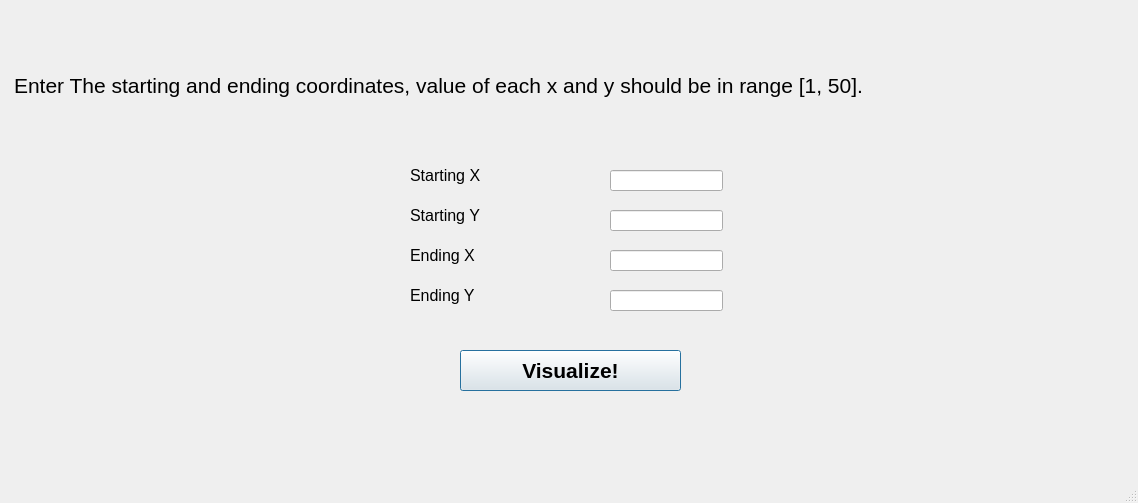
<?xml version="1.0" encoding="UTF-8"?>
<ui version="4.0">
 <class>MainWindow</class>
 <widget class="QMainWindow" name="MainWindow">
  <property name="geometry">
   <rect>
    <x>0</x>
    <y>0</y>
    <width>1138</width>
    <height>503</height>
   </rect>
  </property>
  <property name="windowTitle">
   <string>MainWindow</string>
  </property>
  <widget class="QWidget" name="centralwidget">
   <widget class="QPushButton" name="Proceed">
    <property name="geometry">
     <rect>
      <x>460</x>
      <y>350</y>
      <width>221</width>
      <height>41</height>
     </rect>
    </property>
    <property name="font">
     <font>
      <pointsize>16</pointsize>
      <weight>75</weight>
      <bold>true</bold>
     </font>
    </property>
    <property name="text">
     <string>Visualize!</string>
    </property>
    <property name="default">
     <bool>true</bool>
    </property>
   </widget>
   <widget class="QLabel" name="label">
    <property name="geometry">
     <rect>
      <x>410</x>
      <y>160</y>
      <width>121</width>
      <height>31</height>
     </rect>
    </property>
    <property name="font">
     <font>
      <pointsize>12</pointsize>
     </font>
    </property>
    <property name="text">
     <string>Starting X</string>
    </property>
   </widget>
   <widget class="QLabel" name="label_2">
    <property name="geometry">
     <rect>
      <x>410</x>
      <y>200</y>
      <width>91</width>
      <height>31</height>
     </rect>
    </property>
    <property name="font">
     <font>
      <pointsize>12</pointsize>
     </font>
    </property>
    <property name="text">
     <string>Starting Y</string>
    </property>
   </widget>
   <widget class="QLabel" name="label_3">
    <property name="geometry">
     <rect>
      <x>410</x>
      <y>240</y>
      <width>91</width>
      <height>31</height>
     </rect>
    </property>
    <property name="font">
     <font>
      <pointsize>12</pointsize>
     </font>
    </property>
    <property name="text">
     <string>Ending X</string>
    </property>
   </widget>
   <widget class="QLabel" name="label_4">
    <property name="geometry">
     <rect>
      <x>410</x>
      <y>280</y>
      <width>81</width>
      <height>31</height>
     </rect>
    </property>
    <property name="font">
     <font>
      <pointsize>12</pointsize>
     </font>
    </property>
    <property name="text">
     <string>Ending Y</string>
    </property>
   </widget>
   <widget class="QLineEdit" name="lineEdit">
    <property name="geometry">
     <rect>
      <x>610</x>
      <y>170</y>
      <width>113</width>
      <height>21</height>
     </rect>
    </property>
   </widget>
   <widget class="QLineEdit" name="lineEdit_2">
    <property name="geometry">
     <rect>
      <x>610</x>
      <y>210</y>
      <width>113</width>
      <height>21</height>
     </rect>
    </property>
   </widget>
   <widget class="QLineEdit" name="lineEdit_3">
    <property name="geometry">
     <rect>
      <x>610</x>
      <y>250</y>
      <width>113</width>
      <height>21</height>
     </rect>
    </property>
   </widget>
   <widget class="QLineEdit" name="lineEdit_4">
    <property name="geometry">
     <rect>
      <x>610</x>
      <y>290</y>
      <width>113</width>
      <height>21</height>
     </rect>
    </property>
   </widget>
   <widget class="QLabel" name="label_5">
    <property name="geometry">
     <rect>
      <x>14</x>
      <y>25</y>
      <width>1111</width>
      <height>121</height>
     </rect>
    </property>
    <property name="font">
     <font>
      <pointsize>16</pointsize>
     </font>
    </property>
    <property name="text">
     <string>Enter The starting and ending coordinates, value of each x and y should be in range [1, 50].</string>
    </property>
   </widget>
  </widget>
  <widget class="QStatusBar" name="statusbar"/>
 </widget>
 <resources/>
 <connections/>
</ui>
